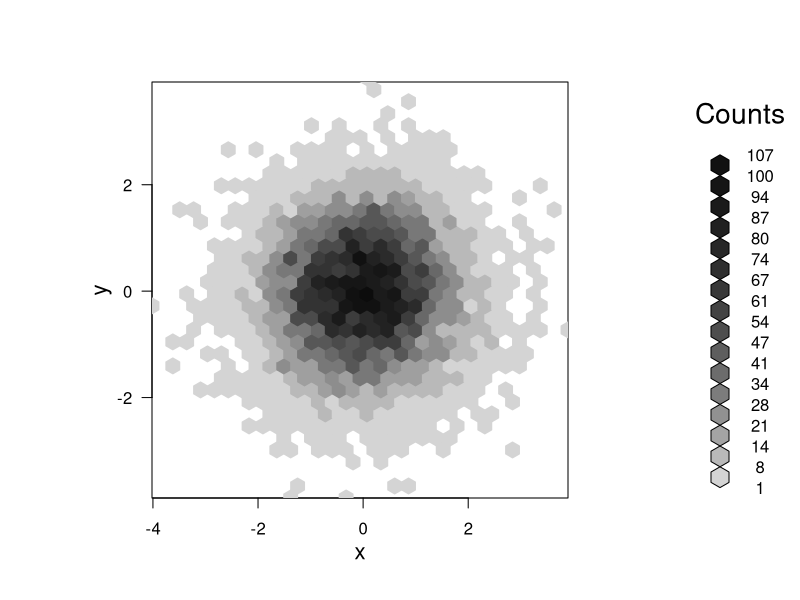
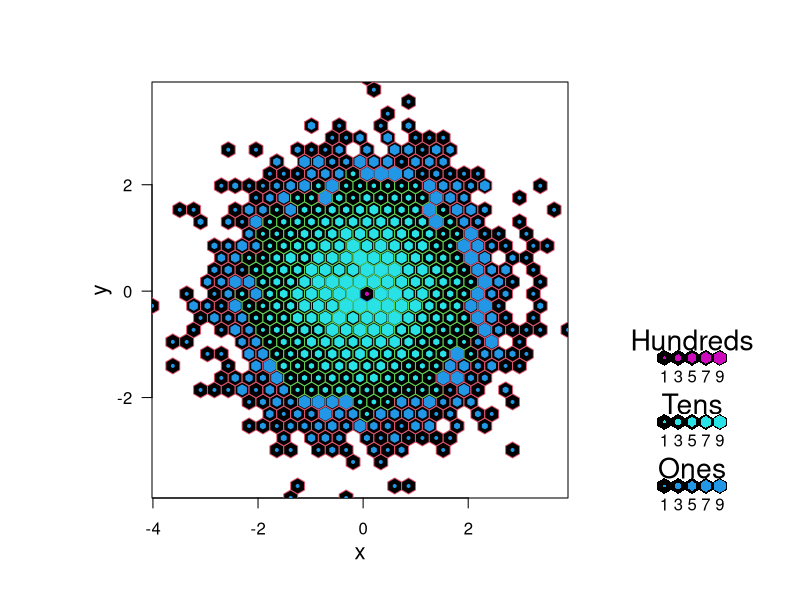
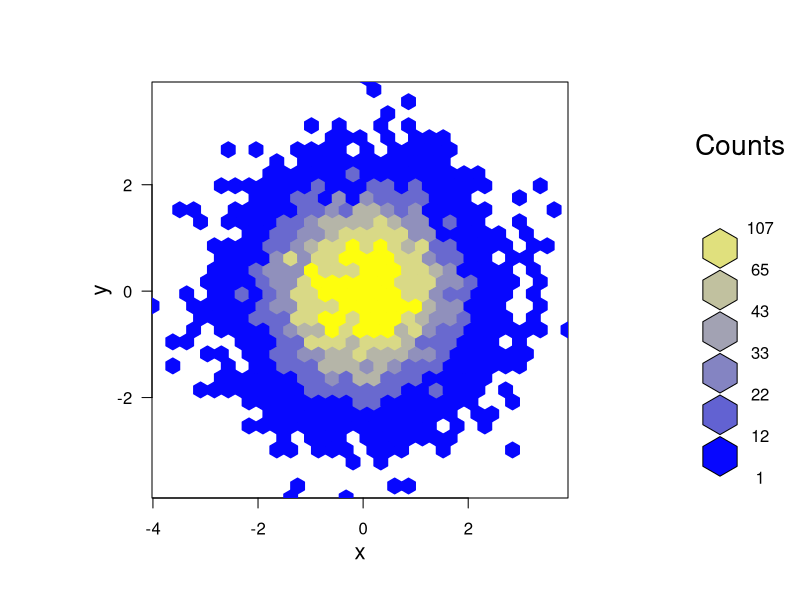
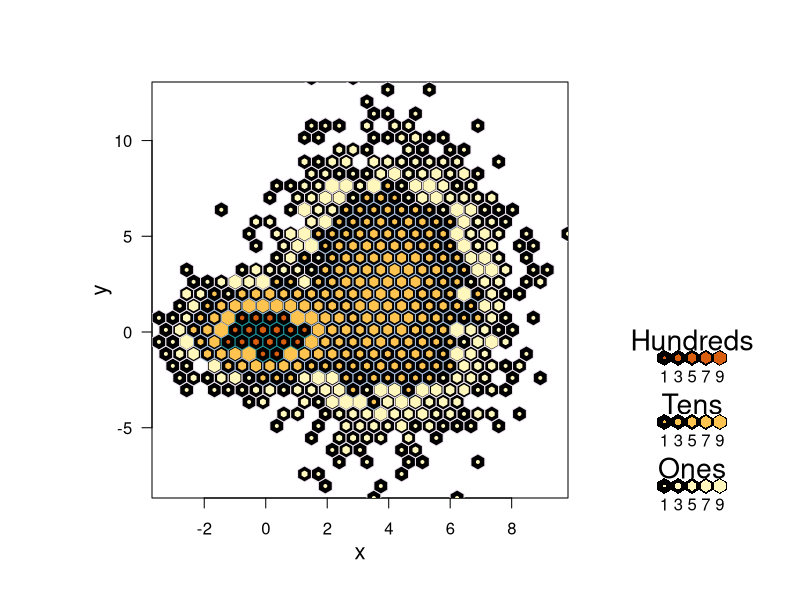
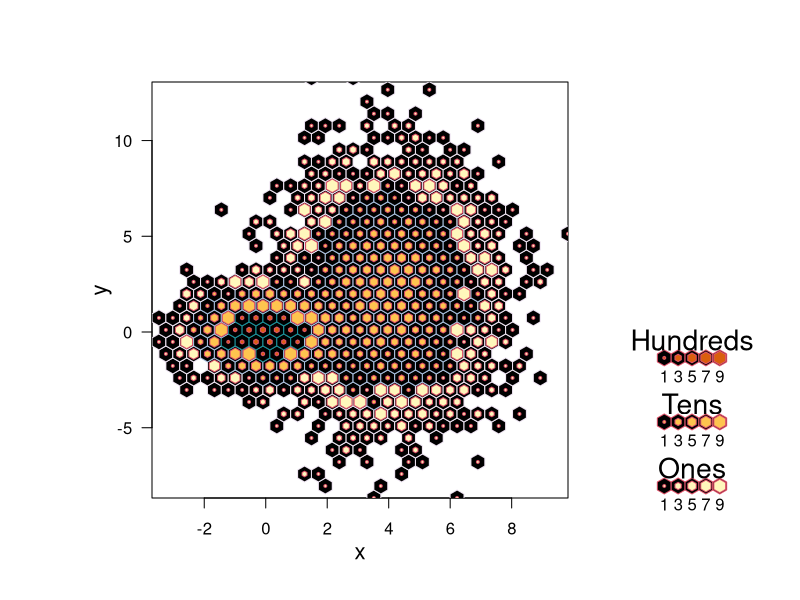
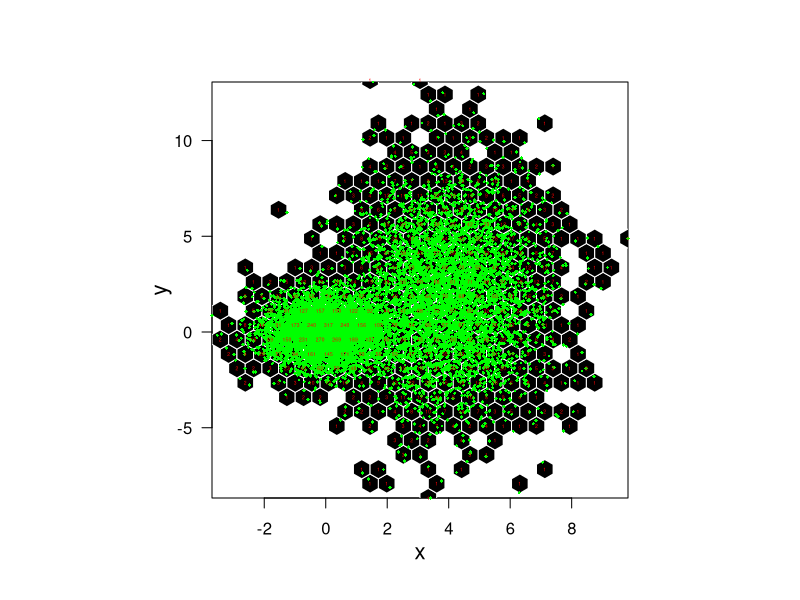

R code for these plots, in order:
library(hexbin)


### Name: gplot.hexbin
### Title: Plotting Hexagon Cells with a Legend
### Aliases: gplot.hexbin plot,hexbin,missing-method
### Keywords: hplot

### ** Examples

## 1) simple binning of spherical normal:
x <- rnorm(10000)
y <- rnorm(10000)
bin <- hexbin(x,y)

## Plot method for hexbin !
## ---- ------     --------
plot(bin)
# nested lattice
plot(bin, style= "nested.lattice")

# controlling the colorscheme
plot(bin, colramp=BTY, colorcut=c(0,.1,.2,.3,.4,.6,1))

## 2) A mixture distribution
x <- c(rnorm(5000),rnorm(5000,4,1.5))
y <- c(rnorm(5000),rnorm(5000,2,3))
bin <- hexbin(x,y)

pens <- cbind(c("#ECE2F0","#A6BDDB","#1C9099"),
              c("#FFF7BC","#FEC44F","#D95F0E"))
plot(bin, style = "nested.lattice", pen=pens)
# now really crazy
plot(bin, style = "nested.lattice", pen=pens,border=2,density=35)

# lower resolution binning and overplotting with counts
bin <- hexbin(x,y,xbins=25)
P <- plot(bin, style="lattice", legend=FALSE,
          minarea=1, maxarea=1, border="white")
##
library("grid")
pushHexport(P$plot.vp)
xy <- hcell2xy(bin)
  # to show points rather than counts :
grid.points(x,y,pch=18,gp=gpar(cex=.3,col="green"))
grid.text(as.character(bin@count), xy$x,xy$y,
          gp=gpar(cex=0.3, col="red"),default.units="native")
popViewport()

# Be creative, have fun!
